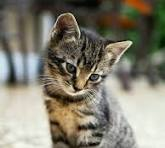
#> input picture image.jpeg, 165 x 148 px
$ jupyter execute 1.ipynb
#> lines starting #> are read from the running program, lines starting #| are printed output that depends on the picture; after the words box and inside, x2 and y2 are one past the last pixel; in counts of white or black regions, pixels touching at a corner belong together
[cell 1]
from PIL import Image
import matplotlib.pyplot as plt

[cell 2]
# Read the image
image = Image.open("image.jpeg")
#> image is the input picture: PIL image 165x148 RGB; mean R, G, B 130.2, 126.7, 112.3

[cell 3]
# Convert image to RGB
image = image.convert("RGB")

[cell 4]
# Get image dimensions
width, height = image.size
#> width = 165; height = 148

[cell 5]
# Create grayscale image
gray_image = Image.new("L", (width, height))
#> gray_image: PIL image 165x148 L; every value is 0

# RGB to Grayscale
for y in range(height):
    for x in range(width):
        r, g, b = image.getpixel((x, y))

        # Grayscale formula
        gray = int(0.299 * r + 0.587 * g + 0.114 * b)

        gray_image.putpixel((x, y), gray)
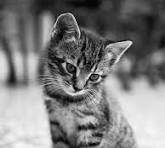
#> gray_image: PIL image 165x148 L; min 0, max 252, mean 125.6

[cell 6]
# Create binary image
binary_image = Image.new("L", (width, height))

# Grayscale to Binary
threshold = 127

for y in range(height):
    for x in range(width):
        gray = gray_image.getpixel((x, y))

        if gray >= threshold:
            binary_image.putpixel((x, y), 255)
        else:
            binary_image.putpixel((x, y), 0)
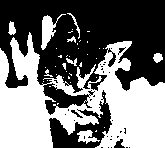
#> binary_image: PIL image 165x148 L; 45.4% white; 42 white regions (33 under 20 px), largest, box (x1, y1, x2, y2) and area: (0, 32, 165, 148) 10196, (41, 14, 66, 50) 330, (77, 130, 100, 144) 167

[cell 7]
# Display images
plt.figure(figsize=(12, 4))

plt.subplot(1, 3, 1)
plt.imshow(image)
plt.title("RGB Image")
plt.axis("off")

plt.subplot(1, 3, 2)
plt.imshow(gray_image, cmap="gray")
plt.title("Grayscale Image")
plt.axis("off")

plt.subplot(1, 3, 3)
plt.imshow(binary_image, cmap="gray")
plt.title("Binary Image")
plt.axis("off")

plt.show()
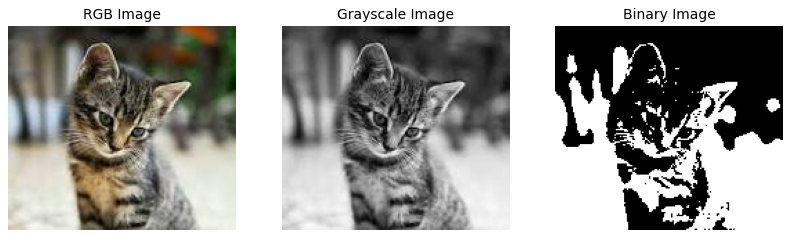
#> figure drawn by matplotlib, 3 panels
